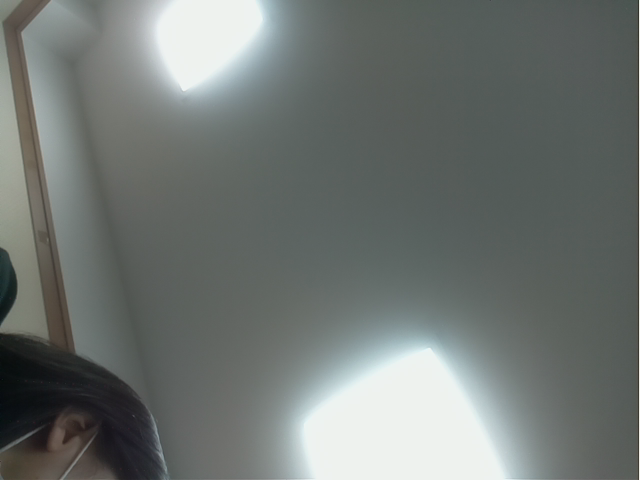
#> input picture capture/img_20210721_103558.png, 640 x 480 px, given in place of the camera
$ python opencv_ex03.py
#> lines starting #> are read from the running program, lines starting #| are printed output that depends on the picture
#얼굴인식 소스
import numpy as np
import cv2

def clock():
    return cv2.getTickCount() / cv2.getTickFrequency()

def draw_str(dst, x, y, s):
    cv2.putText(dst, s, (x+1, y+1), cv2.FONT_HERSHEY_PLAIN, 1.0, (0, 0, 0), thickness = 2, lineType=cv2.LINE_AA)
    cv2.putText(dst, s, (x, y), cv2.FONT_HERSHEY_PLAIN, 1.0, (255, 255, 255), lineType=cv2.LINE_AA)

def detect(img, cascade):
    #rects = cascade.detectMultiScale(img, scaleFactor=1.3, minNeighbors=4, minSize=(30, 30), flags = cv.CV_HAAR_SCALE_IMAGE)
    #rects = cascade.detectMultiScale(img, scaleFactor=1.3, minNeighbors=4, minSize=(80, 80), flags = cv.CV_HAAR_SCALE_IMAGE)
    rects = cascade.detectMultiScale(img, scaleFactor=1.1, minNeighbors=3, minSize=(80, 80), flags = cv2.CASCADE_SCALE_IMAGE)
    if len(rects) == 0:
        return []
    rects[:,2:] += rects[:,:2]
    return rects

def draw_rects(img, rects, color):
    for x1, y1, x2, y2 in rects:
        cv2.rectangle(img, (x1, y1), (x2, y2), color, 2)

if __name__ == '__main__':

    #cascade_fn = "/usr/local/share/OpenCV/lbpcascades/lbpcascade_frontalface.xml"
    #cascade_fn = "haarcascade_frontalface_default.xml"
    cascade_fn = "haarcascade_frontalface_alt.xml"
    #nested_fn  = "/usr/local/share/OpenCV//haarcascades/haarcascade_eye.xml"

    cascade = cv2.CascadeClassifier(cascade_fn)
    #nested = cv2.CascadeClassifier(nested_fn)

    cam = cv2.VideoCapture(0)
    cam.set(cv2.CAP_PROP_FRAME_WIDTH, 640)
    cam.set(cv2.CAP_PROP_FRAME_HEIGHT, 480)

    while True:
        ret, img = cam.read()
#> img is the input picture: shape (480, 640, 3); mean B, G, R 114.1, 117, 111.1
        gray = cv2.cvtColor(img, cv2.COLOR_BGR2GRAY)
        gray = cv2.equalizeHist(gray)
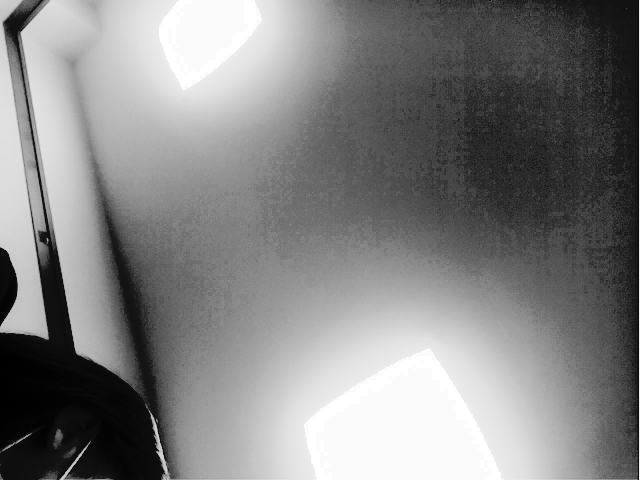
#> gray: shape (480, 640); min 0, max 255, mean 130.4

        t = clock()
        rects = detect(gray, cascade)
#> in detect, `rects = cascade.detectMultiScale(img, scaleFactor=1.1, minNeighbors=3,..`: rects = ()
#> rects = []
        vis = img.copy()
        draw_rects(vis, rects, (0, 255, 0))
        # [5 lines of commented-out code are left out]
        dt = clock() - t
#> dt = 0.0292

        draw_str(vis, 20, 20, 'time: %.1f ms' % (dt*1000))
#> in draw_str, `cv2.putText(dst, s, (x, y), cv2.FONT_HERSHEY_PLAIN, 1.0, (255, 255, 25..`:
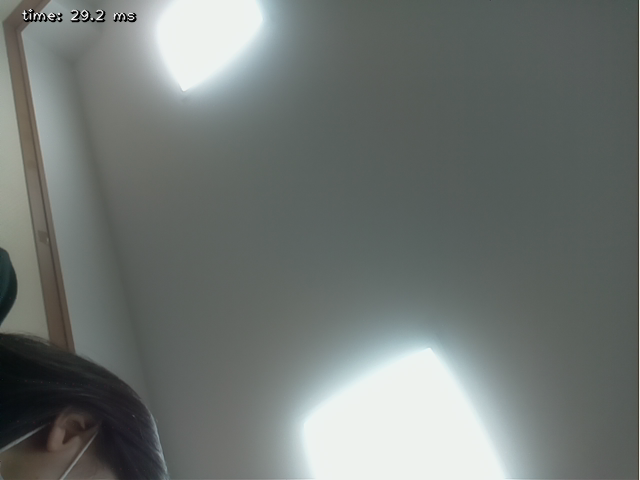
#> dst: shape (480, 640, 3); mean B, G, R 114, 116.9, 111
        cv2.imshow('facedetect', vis)

        if 0xFF & cv2.waitKey(5) == ord('q'):
#> (key q is pressed here)
            break


#> (the run stopped early here; a loop or call above may not have finished)

$ run again, on capture/img_20210721_103600.png
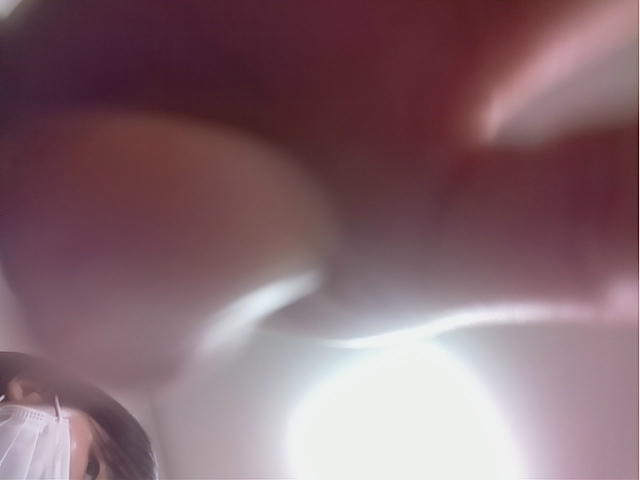
#> input picture capture/img_20210721_103600.png, 640 x 480 px, given in place of the camera
#> img is the input picture: shape (480, 640, 3); mean B, G, R 111.7, 104, 133
#> `gray = cv2.equalizeHist(gray)`:
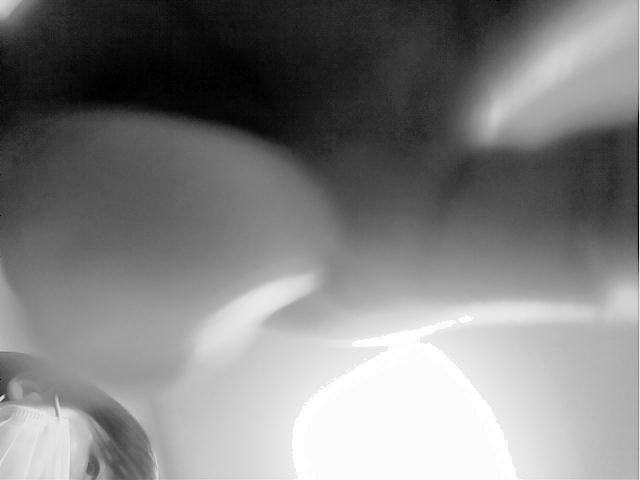
#> gray: shape (480, 640); min 0, max 255, mean 128.9
#> in detect, `rects = cascade.detectMultiScale(img, scaleFactor=1.1, minNeighbors=3,..`: rects = ()
#> `rects = detect(gray, cascade)`: rects = []
#> dt = 0.0243
#> in draw_str, `cv2.putText(dst, s, (x, y), cv2.FONT_HERSHEY_PLAIN, 1.0, (255, 255, 25..`:
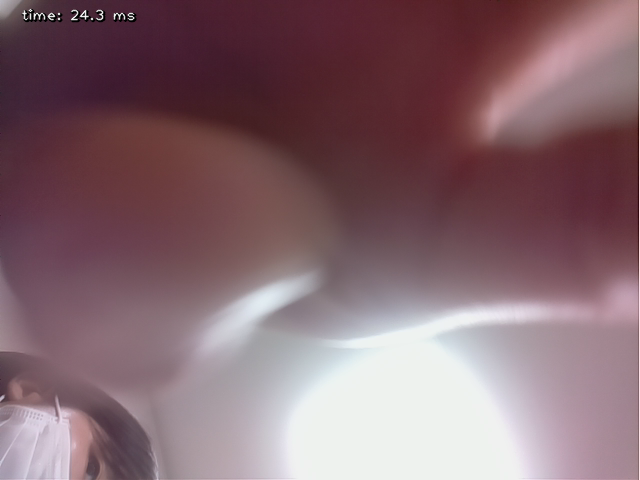
#> dst: shape (480, 640, 3); mean B, G, R 111.7, 104.1, 133.1

$ run again, on capture/img_20210721_103601.png
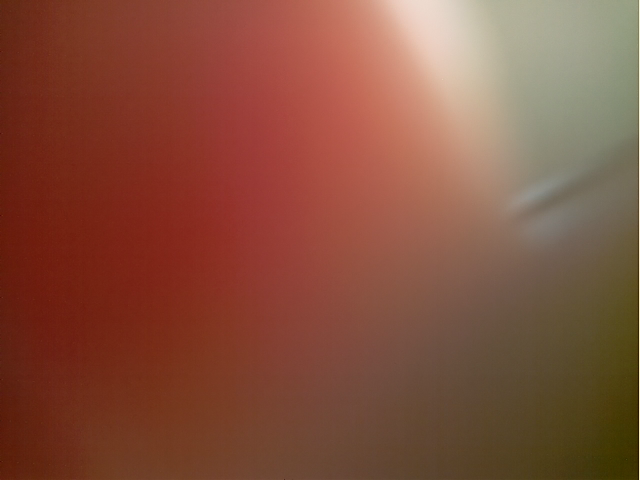
#> input picture capture/img_20210721_103601.png, 640 x 480 px, given in place of the camera
#> img is the input picture: shape (480, 640, 3); mean B, G, R 60.8, 79.7, 132.6
#> `gray = cv2.equalizeHist(gray)`:
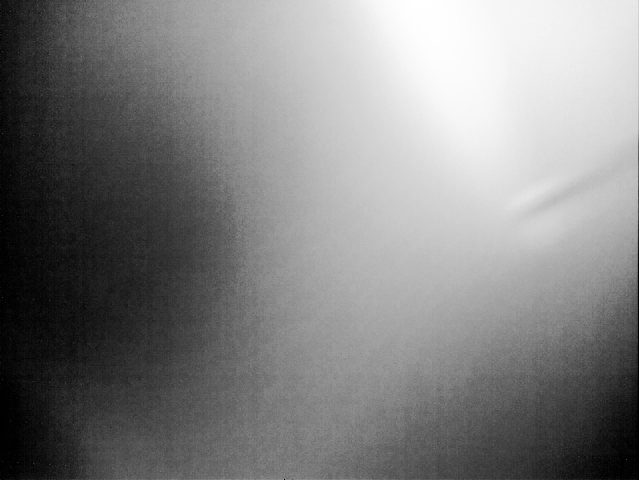
#> gray: shape (480, 640); min 0, max 255, mean 128.9
#> in detect, `rects = cascade.detectMultiScale(img, scaleFactor=1.1, minNeighbors=3,..`: rects = ()
#> `rects = detect(gray, cascade)`: rects = []
#> dt = 0.0151
#> in draw_str, `cv2.putText(dst, s, (x, y), cv2.FONT_HERSHEY_PLAIN, 1.0, (255, 255, 25..`:
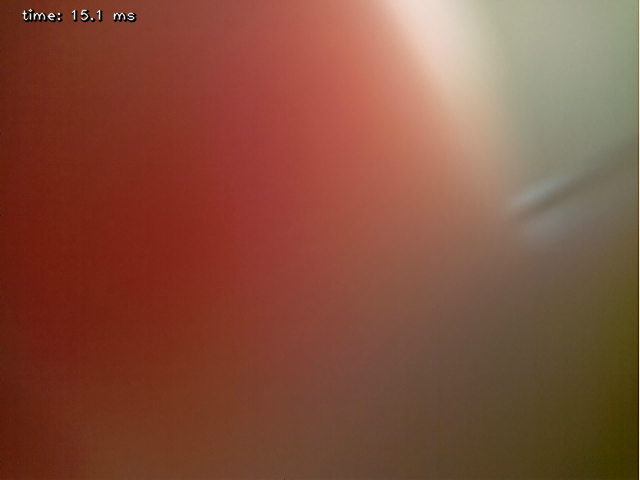
#> dst: shape (480, 640, 3); mean B, G, R 60.9, 79.7, 132.5
